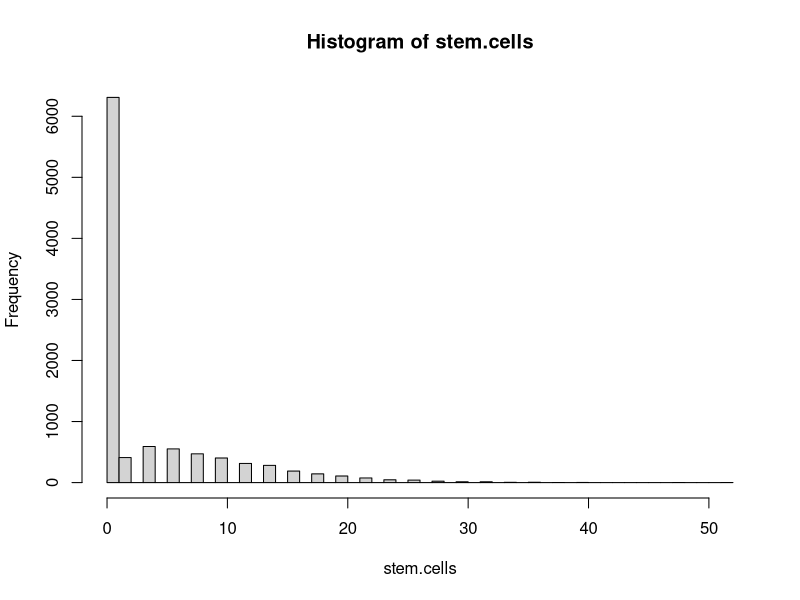

The R source for this figure:
#R Program to Monte Carlo stem cell proliferation model
stem.cells <- c(0)
n.trials <- 10000
n.gens <- 7
p.div <- 0.6
for (i.trial in 1:n.trials) {   # Loop over Monte Carlo Trials  
  n.stem.curr <- 1
  n.stem.next <- 0
  for (i.gen in 1:n.gens) {     # Loop over generations
    for (i.cell in 1:n.stem.curr) {
      if (p.div > runif(1)) {
        n.stem.next <- n.stem.next+2
      }
    } 
    n.stem.curr <- n.stem.next
    n.stem.next <- 0
    if (n.stem.curr==0) {
      break
    }
  }
  stem.cells[i.trial] <- n.stem.curr
}
hist(stem.cells, breaks=50)
output<-sprintf("Mean # cells at %3d gens=%7.2f\n",n.gens, mean(stem.cells))
cat(output)
